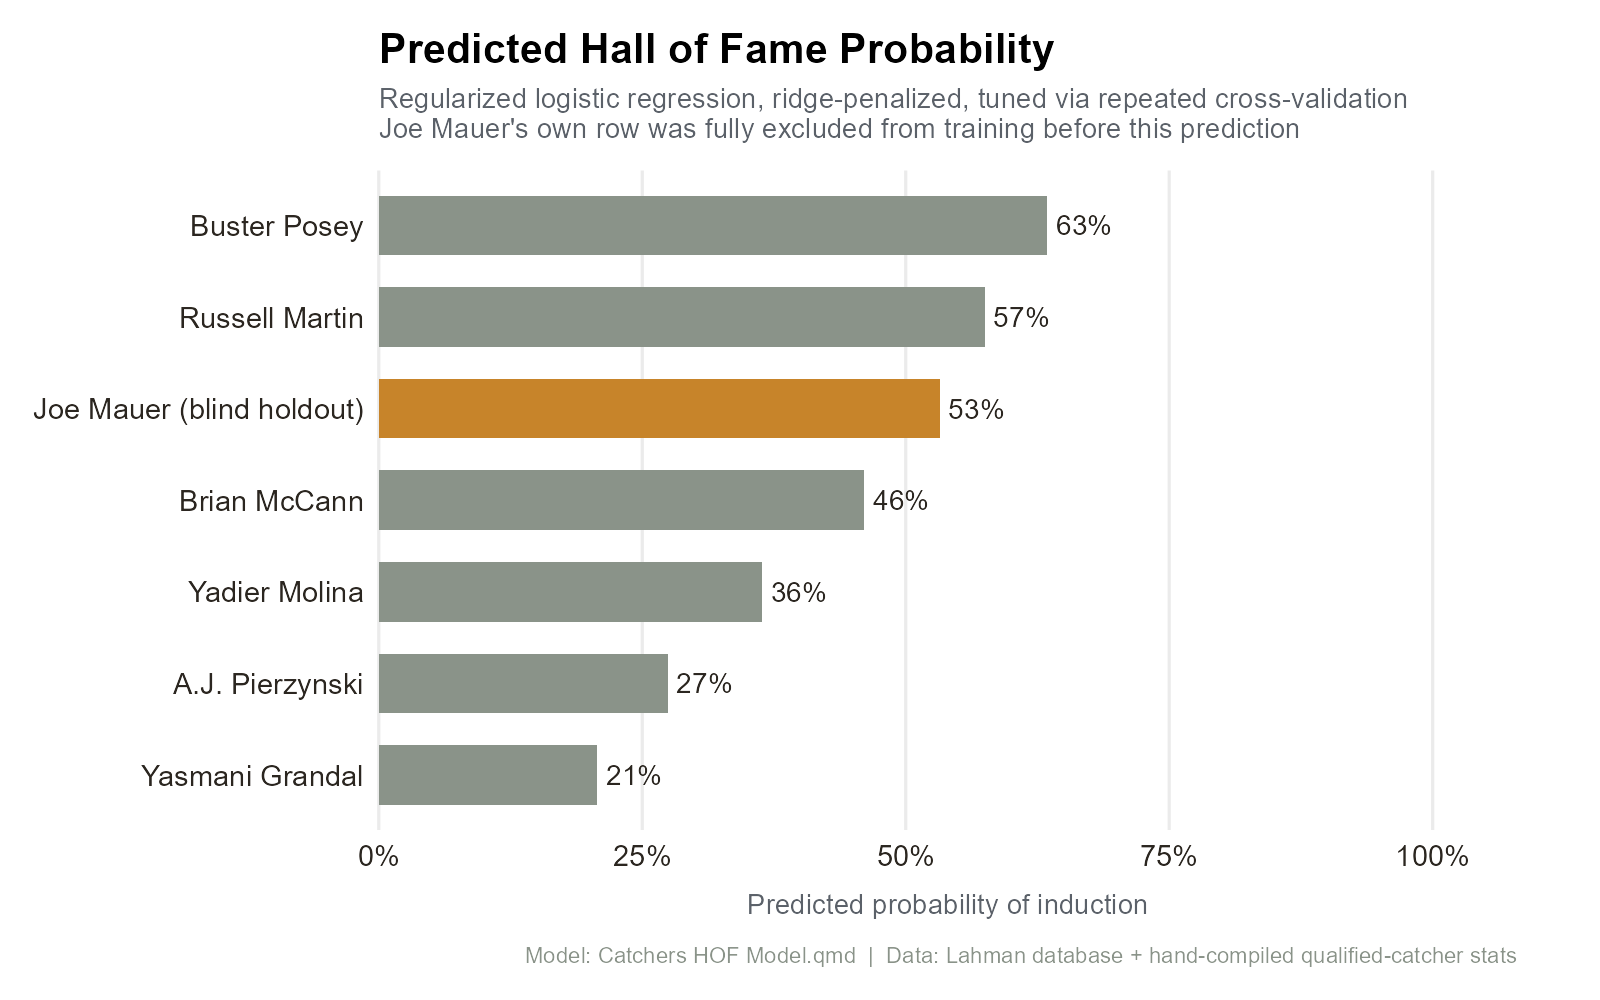

Recreate this plot in R.
# ============================================================
# hof_probability_chart.R
#
# Generates the portfolio chart for the HOF Catchers model:
# predicted Hall of Fame probability for a handful of recognizable
# catchers, plus Joe Mauer's blind holdout prediction (his own row
# fully excluded from training, per the model's own sanity check).
#
# Re-runs the same pipeline as "Catchers HOF Model.qmd" rather than
# reading in saved predictions, so the chart always reflects the
# actual fitted model.
# ============================================================

library(dplyr)
library(stringr)
library(janitor)
library(Lahman)
library(tidymodels)
library(readxl)
library(ggplot2)
library(forcats)

# ---- 1) Load + clean AQCS, same as the model notebook ----
AQCS <- read_excel("All Qualified Catchers Stats.xlsx") %>%
  clean_names() %>%
  mutate(
    name_clean = name %>%
      str_replace_all("\\.", "") %>%
      str_replace_all(",", "") %>%
      str_replace_all("'", "") %>%
      str_replace_all("-", " ") %>%
      str_squish() %>%
      str_to_lower()
  )

people_lookup <- Lahman::People %>%
  as_tibble() %>%
  transmute(
    playerID,
    name_clean = paste(nameFirst, nameLast) %>%
      str_replace_all("\\.", "") %>%
      str_replace_all(",", "") %>%
      str_replace_all("'", "") %>%
      str_replace_all("-", " ") %>%
      str_squish() %>%
      str_to_lower()
  )

AQCS <- AQCS %>% left_join(people_lookup, by = "name_clean")

manual_name_map <- tibble::tribble(
  ~name,                  ~playerID,
  "A.J. Pierzynski",      "pierzaj01",
  "B.J. Surhoff",         "surhobj01",
  "Billy Sullivan Jr.",   "sullibi04",
  "Billy Sullivan Sr.",   "sullibi03",
  "Chief Meyers",         "meyerch01",
  "Chief Zimmer",         "zimmech01",
  "Christian Vázquez",    "vazquch01",
  "Eddie Taubensee",      "taubeed01",
  "Gary Sánchez",         "sanchga02",
  "J.T. Realmuto",       "realmjt01",
  "Martín Maldonado",     "maldoma01",
  "Sandy Alomar Jr.",     "alomasa02",
  "Tony Peña Sr.",        "penato01"
)

AQCS <- AQCS %>%
  left_join(manual_name_map, by = "name", suffix = c("", "_manual")) %>%
  mutate(playerID = coalesce(playerID, playerID_manual)) %>%
  select(-playerID_manual) %>%
  filter(name != "Frank Duncan")

# ---- 2) Awards + All-Star features, same as the model notebook ----
allstar_counts <- Lahman::AllstarFull %>%
  as_tibble() %>%
  count(playerID, name = "all_star_selections")

AQCS <- AQCS %>%
  left_join(allstar_counts, by = "playerID") %>%
  mutate(all_star_selections = coalesce(all_star_selections, 0L))

awards <- Lahman::AwardsPlayers %>% as_tibble()

gg_counts  <- awards %>% filter(awardID == "Gold Glove")            %>% count(playerID, name = "gg")
ss_counts  <- awards %>% filter(awardID == "Silver Slugger")        %>% count(playerID, name = "ss")
mvp_awards <- awards %>% filter(awardID == "Most Valuable Player")  %>% count(playerID, name = "mvp_awards")

AQCS <- AQCS %>%
  left_join(gg_counts,  by = "playerID") %>%
  left_join(ss_counts,  by = "playerID") %>%
  left_join(mvp_awards, by = "playerID") %>%
  mutate(gg = coalesce(gg, 0L), ss = coalesce(ss, 0L), mvp_awards = coalesce(mvp_awards, 0L))

# ---- 3) HOF label, same cutoff logic as the model notebook ----
cutoff_last_mlb_year <- 2012

hof_lookup <- Lahman::HallOfFame %>%
  as_tibble() %>%
  group_by(playerID) %>%
  summarise(inducted_any = any(inducted == "Y", na.rm = TRUE), .groups = "drop")

last_mlb_year_lookup <- Lahman::Batting %>%
  as_tibble() %>%
  group_by(playerID) %>%
  summarise(last_mlb_year = max(yearID, na.rm = TRUE), .groups = "drop")

AQCS <- AQCS %>%
  left_join(hof_lookup, by = "playerID") %>%
  left_join(last_mlb_year_lookup, by = "playerID") %>%
  mutate(
    inducted_any = coalesce(inducted_any, FALSE),
    hof_resolved = inducted_any | (!is.na(last_mlb_year) & last_mlb_year <= cutoff_last_mlb_year),
    hof = case_when(
      inducted_any ~ 1L,
      hof_resolved ~ 0L,
      TRUE ~ NA_integer_
    )
  )

# ---- 4) Train/test split + model, same as the model notebook ----
model_features <- c("war","pa","g","w_rc","w_oba","def","fielding","positional",
                     "all_star_selections","gg","ss","mvp_awards")

AQCS_model_ready <- AQCS %>%
  filter(!is.na(hof)) %>%
  select(all_of(model_features), hof, last_mlb_year)

train_cutoff_year <- 2005

train_data <- AQCS_model_ready %>% filter(last_mlb_year <= train_cutoff_year) %>% select(-last_mlb_year) %>%
  mutate(hof = factor(hof, levels = c(0, 1)))

set.seed(4)

hof_recipe <- recipe(hof ~ ., data = train_data) %>%
  step_impute_median(all_predictors()) %>%
  step_normalize(all_predictors())

hof_model <- logistic_reg(penalty = tune(), mixture = 0) %>% set_engine("glmnet")
hof_workflow <- workflow() %>% add_recipe(hof_recipe) %>% add_model(hof_model)

hof_folds <- vfold_cv(train_data, v = 5, repeats = 10, strata = hof)
penalty_grid <- grid_regular(penalty(range = c(-4, 1)), levels = 20)

hof_tune <- tune_grid(hof_workflow, resamples = hof_folds, grid = penalty_grid,
                       metrics = metric_set(roc_auc))
best_penalty <- select_best(hof_tune, metric = "roc_auc")

final_workflow <- finalize_workflow(hof_workflow, best_penalty)
final_fit <- fit(final_workflow, data = train_data)

# ---- 5) Predict every unresolved (still-active-case) catcher ----
predict_data <- AQCS %>% filter(is.na(hof))

predict_results <- predict(final_fit, new_data = predict_data, type = "prob") %>%
  bind_cols(predict_data %>% select(name, playerID)) %>%
  rename(p_hof = .pred_1) %>%
  arrange(desc(p_hof))

# ---- 6) Joe Mauer, predicted fully blind (his row never touches training) ----
joe_id <- "mauerjo01"
joe_row <- AQCS %>% filter(playerID == joe_id)

AQCS_model_mauer <- AQCS %>% filter(!is.na(hof)) %>% filter(playerID != joe_id)

model_df <- AQCS_model_mauer %>%
  select(all_of(model_features), hof, last_mlb_year) %>%
  mutate(hof = factor(hof, levels = c(0, 1)))

train_df_mauer <- model_df %>% filter(last_mlb_year <= train_cutoff_year) %>% select(-last_mlb_year)

set.seed(4)
folds_mauer <- vfold_cv(train_df_mauer, v = 5, repeats = 10, strata = hof)

tuned_mauer <- tune_grid(hof_workflow, resamples = folds_mauer, grid = penalty_grid,
                          metrics = metric_set(roc_auc))
best_pen_mauer <- select_best(tuned_mauer, metric = "roc_auc")

final_wf_mauer  <- finalize_workflow(hof_workflow, best_pen_mauer)
final_fit_mauer <- fit(final_wf_mauer, data = train_df_mauer)

joe_prob <- predict(final_fit_mauer, new_data = joe_row %>% select(all_of(model_features)), type = "prob") %>%
  rename(p_hof = .pred_1) %>%
  mutate(name = joe_row$name, playerID = joe_id) %>%
  select(name, playerID, p_hof)

# ---- 7) Assemble the chart: top unresolved catchers + Joe Mauer's blind test ----
chart_data <- predict_results %>%
  slice_max(p_hof, n = 6) %>%
  bind_rows(joe_prob) %>%
  distinct(playerID, .keep_all = TRUE) %>%
  mutate(
    is_mauer = playerID == joe_id,
    label = if_else(is_mauer, paste0(name, " (blind holdout)"), name)
  ) %>%
  arrange(p_hof)

p <- ggplot(chart_data, aes(x = fct_inorder(label), y = p_hof, fill = is_mauer)) +
  geom_col(width = 0.65) +
  geom_text(aes(label = scales::percent(p_hof, accuracy = 1)),
            hjust = -0.15, size = 3.6, family = "sans", color = "#2B2620") +
  coord_flip(clip = "off") +
  scale_y_continuous(labels = scales::percent_format(), limits = c(0, 1.08), expand = c(0, 0)) +
  scale_fill_manual(values = c(`FALSE` = "#8A9389", `TRUE` = "#C7842A"), guide = "none") +
  labs(
    title = "Predicted Hall of Fame Probability",
    subtitle = "Regularized logistic regression, ridge-penalized, tuned via repeated cross-validation\nJoe Mauer's own row was fully excluded from training before this prediction",
    x = NULL, y = "Predicted probability of induction",
    caption = "Model: Catchers HOF Model.qmd  |  Data: Lahman database + hand-compiled qualified-catcher stats"
  ) +
  theme_minimal(base_size = 12) +
  theme(
    plot.title = element_text(face = "bold", size = 15),
    plot.subtitle = element_text(color = "#5B6169", size = 10, margin = margin(b = 10)),
    plot.caption = element_text(color = "#8A9389", size = 8, margin = margin(t = 10)),
    axis.title.x = element_text(size = 10, color = "#5B6169", margin = margin(t = 8)),
    axis.title.y = element_blank(),
    axis.text = element_text(size = 10.5, color = "#2B2620"),
    panel.grid.minor = element_blank(),
    panel.grid.major.y = element_blank(),
    plot.margin = margin(12, 30, 12, 12)
  )

ggsave("hof_probability_chart.png", p, width = 8, height = 5, dpi = 200, bg = "white")

cat("\nSaved hof_probability_chart.png\n\n")
print(chart_data %>% select(name, p_hof))
